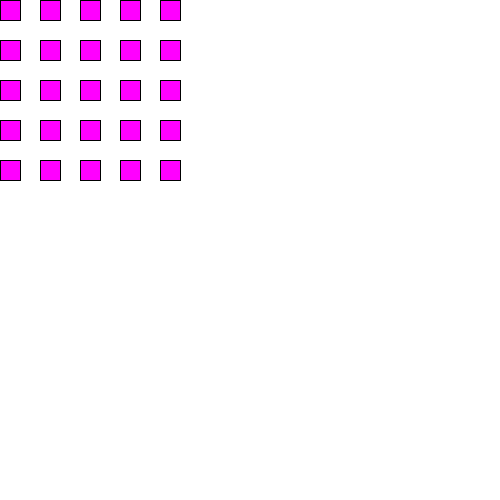
Frame 1 (no input)
Frame 60 (the mouse pressed at the canvas centre just before this capture): identical to frame 1, image omitted
Frame 120 (the mouse held since frame 60 and released just before this capture): identical to frame 1, image omitted

The Processing sketch that drew this single still picture (run headless with seeded random() and noise(); from frame 60 on, the mouse is pressed at the canvas centre):

// Processing sketch: interactive_for_loop_example
// ── interactive_for_loop_example.pde
void setup() {
  size(500, 500);
}

void draw() {
  background(255);
  
  //the first for loop draws a horizontal line of rects
  for(int i = 0; i < 5; i++) {
    //every time the first for loop runs,
    //the second for loop is run,
    //drawing a vertical column of 5 rects
    for(int j = 0; j < 5; j++) {
      //for each rect drawn, we can use an if statement
      //and variables i and j
      //to check whether the mouse position is inside of 
      //that particular rect being drawn!
      if(mousePressed && mouseX > i*40 && mouseX < i*40+20 && mouseY > j*40 && mouseY < j * 40 + 20) {
        //if the mouse is inside the rect, make it blue
        fill(0, 0, 255);
      } else {
        //if the mouse isn't inside the rect, make it pink
        fill(255, 0, 255);
      }
      //draw the rect according to the current values 
      //of the i and j variables
      rect(i*40, j*40, 20, 20);
    }
  }
  

}
